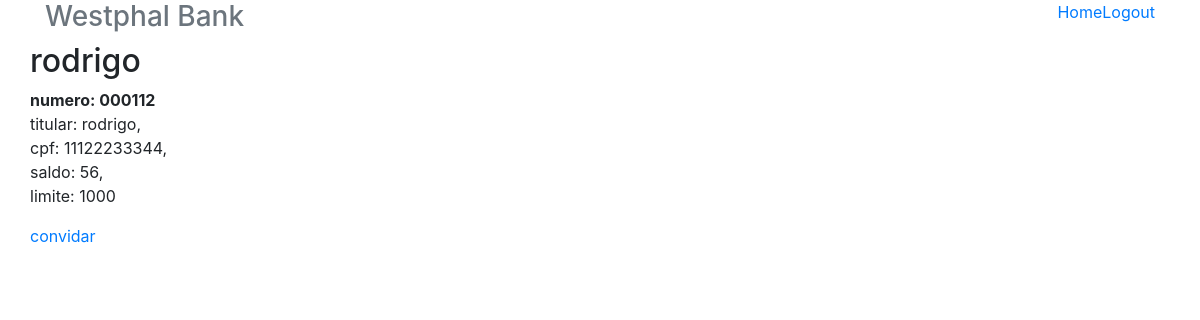
The page /contas/2 on the database its author committed.
### contas/models.py (models this page shows, shortened)
class Conta(models.Model):
    numero = models.CharField(max_length=255, null=False)
    titular = models.CharField(max_length=255, null=False)
    cpf = models.CharField(max_length=11, null=False)
    saldo = models.DecimalField(max_digits=10000, decimal_places=0, null=False)
    limite = models.DecimalField(max_digits=10000, decimal_places=0, null=False)

### contas/views.py (the view)
# urls.py: url(r'^contas/(?P<conta_id>\d+)$', views.exibir, name='exibir'),
def exibir(request, conta_id):
    conta = Conta.objects.get(id=conta_id)
    return render(request, 'conta.html', {"conta" : conta})

### contas/templates/conta.html
{% extends "base.html" %}
{% block body %}
<div class="row">
  <div class="col-lg-12">
    <h2 style=" margin-top: 0">{{conta.titular}}</h2>
    <address class="">
      <strong>numero: {{conta.numero}}</strong><br>
      titular: {{conta.titular}},<br>
      cpf: {{conta.cpf}},<br>
      saldo: {{conta.saldo}},<br>
      limite: {{conta.limite}}<br>
    </address>
    <a href="{% url 'convidar' conta.id %}">convidar</a>
  </div>
</div>
{% endblock %}

### rows shown on the page
Conta: titular "rodrigo", numero "000112", cpf "11122233344", saldo "56", limite "1000"
